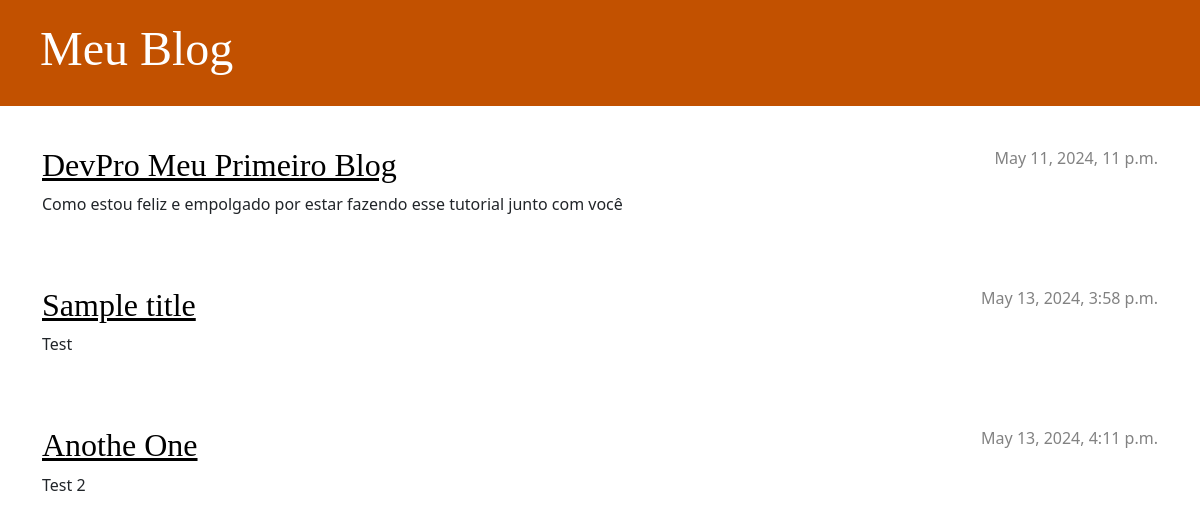
The app's page /, older data.
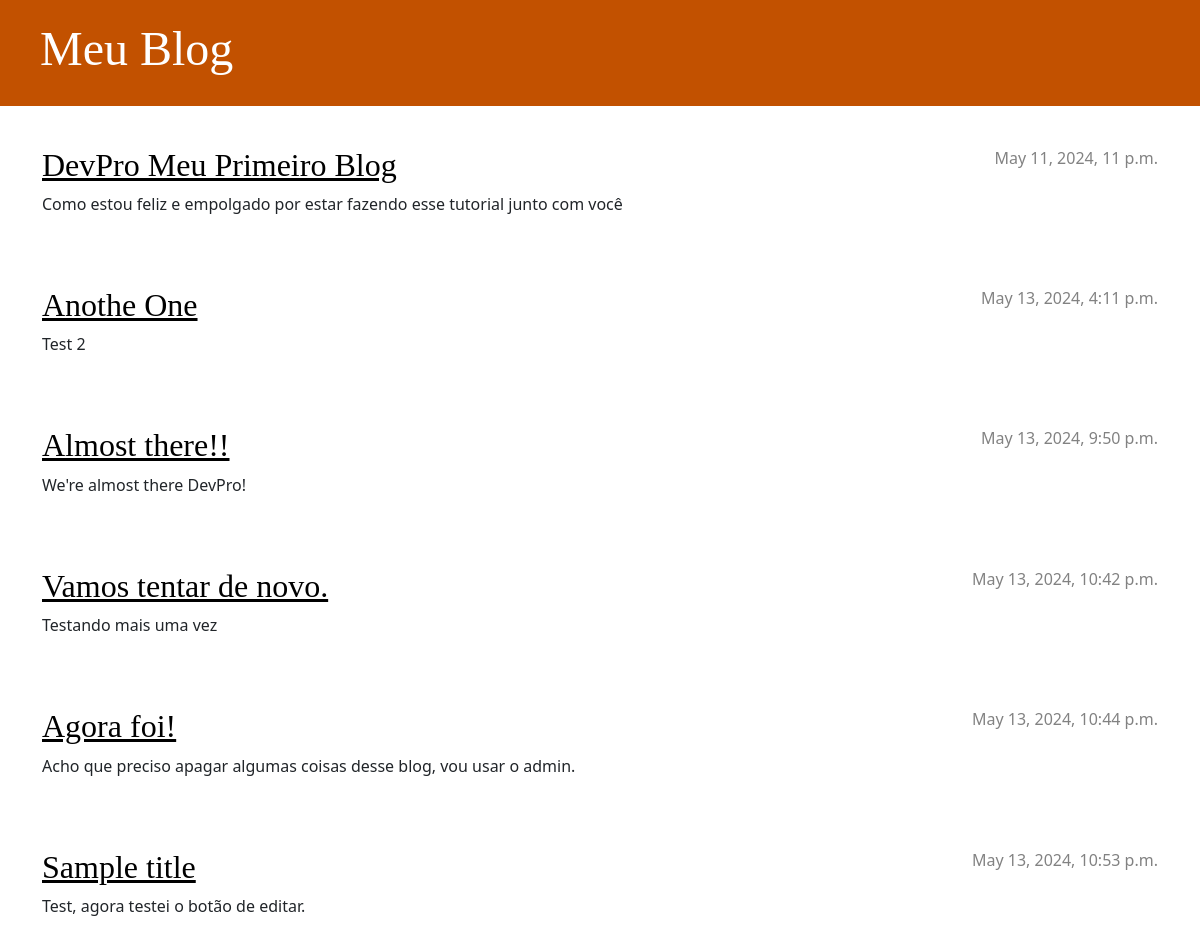
The same page, newer data.
### blog/models.py (models this page shows, shortened)
class Post(models.Model):
    author = models.ForeignKey(settings.AUTH_USER_MODEL, on_delete=models.CASCADE)
    title = models.CharField(max_length=200)
    text = models.TextField()
    created_date = models.DateTimeField(default=timezone.now)
    published_date = models.DateTimeField(blank=True, null=True)

### blog/views.py (the view)
# urls.py: path('', views.post_list, name='post_list'),
def post_list(request):
    posts = Post.objects.filter(published_date__lte=timezone.now()).order_by('published_date')
    return render(request, 'blog/post_list.html', {"posts": posts})

### blog/templates/blog/post_list.html
{% extends 'blog/base.html' %}
{% block content %}
    {% for post in posts %}
    <article class="post">
        <time class="date">
            {{ post.published_date }}
        </time>
        <h2><a href="{% url 'post_detail' pk=post.pk %}">{{ post.title }}</a></h2>
        <p>{{ post.text|linebreaksbr }}</p>
    </article>
    {% endfor %}
{% endblock %}

### blog/templates/blog/base.html (shortened to what this page needs)
{% load static %}
<!DOCTYPE html>
<html>
    <head>
        <link rel="stylesheet" href="https://cdn.jsdelivr.net/npm/bootstrap@5.1.3/dist/css/bootstrap.min.css">
        <link rel="stylesheet" href="{% static 'css/blog.css'%}">
    </head>
    <body>
        <header class="page-header">
            <h1><a href="/">Meu Blog</a></h1>
        </header>
        <main class="container">
            <div class="row">
                <div class="col">
              {% block content %}
              {% endblock %}
                </div>
            </div>
        </main>
    </body>
</html>

### blog/static/css/blog.css (style rules this page uses)
.page-header { background-color: #C25100; margin-top: 0; margin-bottom: 40px; padding: 20px 20px 20px 40px; }
.page-header h1, .page-header h1 a, .page-header h1 a:visited, .page-header h1 a:active { color: #ffffff; font-size: 36pt; text-decoration: none; }
h1, h2, h3, h4 { font-family: 'Lobster', cursive; }
.date { color: #828282; }
.post { margin-bottom: 70px; }
.post h2 a, .post h2 a:visited { color: #000000; }
.post > .date, .post > .actions { float: right; }

Row changes from the older to the newer data that the page shows:
shown differently, row unchanged: Post "Anothe One": moves up the list
added Post: published_date "May 13, 2024, 9:50 p.m.", title "Almost there!!", text "We're almost there DevPro!"
added Post: published_date "May 13, 2024, 10:42 p.m.", title "Vamos tentar de novo.", text "Testando mais uma vez"
added Post: published_date "May 13, 2024, 10:44 p.m.", title "Agora foi!", text "Acho que preciso apagar algumas coisas desse blog, vou usar o admin."
changed Post "Sample title": published_date "May 13, 2024, 3:58 p.m." → "May 13, 2024, 10:53 p.m."; text "Test" → "Test, agora testei o botão de editar."
